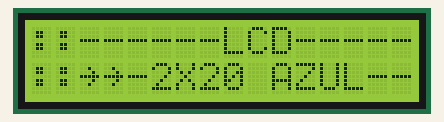
Simulated run of this sketch. Board: Arduino Uno, built with avr-gcc and run on an emulated ATmega328P. Shown: 16×2 character LCD.

Above: at 0.1 s.
At 2.1 s:
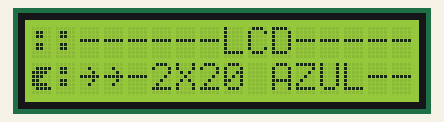

The sketch:

lcd2x16.ino
```cpp
#include <Wire.h>
#include <LiquidCrystal.h>


#define   CONTRAST_PIN   9
#define   BACKLIGHT_PIN  7
#define   CONTRAST       110
LiquidCrystal lcd(2, 3, 4, 5, 6, 7 );


// Creat a set of new characters

byte customChar[8] = {
  0b00000,
  0b01111,
  0b11110,
  0b11100,
  0b11000,
  0b11110,
  0b01111,
  0b00000
};

void setup()
{
  Serial.begin ( 57600 );

  // Switch on the backlight and LCD contrast levels
  pinMode(CONTRAST_PIN, OUTPUT);
  analogWrite ( CONTRAST_PIN, CONTRAST );

  //lcd.setBacklightPin ( BACKLIGHT_PIN, POSITIVE );
  //lcd.setBacklight ( HIGH );
  lcd.backlight();

  lcd.begin(16,2);               // initialize the lcd

  lcd.createChar (0, customChar);
  // load character to the LCD
  lcd.home ();                   // go home
  lcd.print("::------LCD-------::");
  lcd.setCursor ( 0, 1 );        // go to the next line
  lcd.print("::~~-2X20 AZUL--~~::");
  delay(2000);
}

void loop()
{
  lcd.setCursor(0,1);
  lcd.print (char(0));
  /*// Do a little animation by writing to the same location
  lcd.setCursor ( 0, 1 );
  lcd.print("::~~---Diodos---~~::");
  delay (1000);
  lcd.setCursor ( 0, 1 );
  lcd.print("::~~Transistores~~::");
  delay (1000);
  lcd.setCursor ( 0, 1 );
  lcd.print("::~~---Modulos--~~::");
  delay (1000);
  lcd.setCursor ( 0, 1 );
  lcd.print("::~~---Arduino--~~::");
  delay (1000);
  lcd.setCursor ( 0, 1 );
  lcd.print("::~~Raspberry Pi~~::");
  delay (1000);
  lcd.setCursor ( 0, 1 );
  lcd.print("::~~--Sensores--~~::");
  delay (1000);
  lcd.setCursor ( 0, 1 );
  lcd.print("::~~Resistencias~~::");
  delay (1000);
  lcd.setCursor ( 0, 1 );
  lcd.print("::~~Condensadores~::");
  delay (1000);
  lcd.setCursor ( 0, 1 );
  lcd.print("::~~--Pantallas-~~::");
  delay (1000);
  lcd.setCursor ( 0, 1 );
  lcd.print("::~~----LCD-----~~::");
  delay (1000);
  lcd.setCursor ( 0, 1 );
  lcd.print("::~~----GLCD----~~::");
  delay (1000);
  lcd.setCursor ( 0, 1 );
  lcd.print("::~~---Touch----~~::");
  delay (1000);
  lcd.setCursor ( 0, 1 );
  lcd.print("::~~----TFT-----~~::");
  delay (1000);
  lcd.setCursor ( 0, 1 );
  lcd.print("::~~---Motores--~~::");
  delay (1000);
  lcd.setCursor ( 0, 1 );
  lcd.print("::~~Servomotores~~::");
  delay (1000);
  lcd.setCursor ( 0, 1 );
  lcd.print("::~~Motoreductor~~::");
  delay (1000);
  lcd.setCursor ( 0, 1 );
  lcd.print("::~~Be Happy Bro~~::");
  delay (1000);
*/}
```
